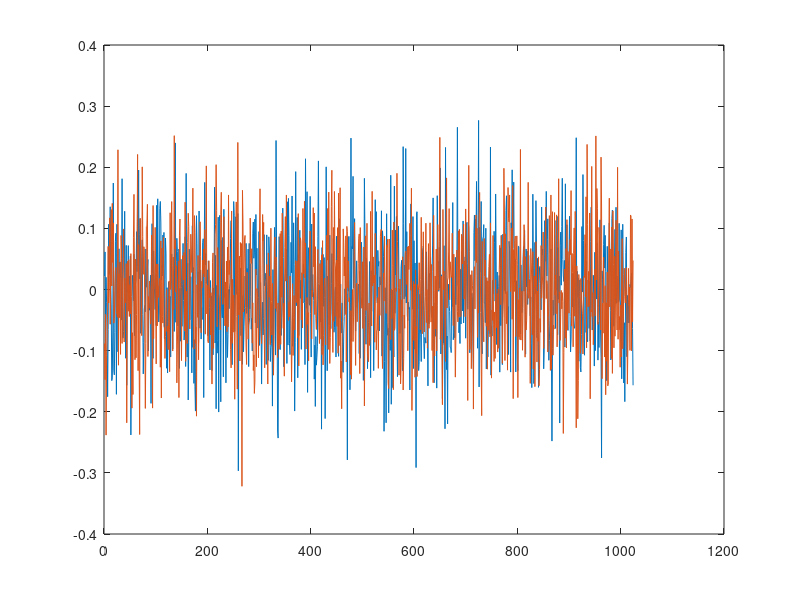

The MATLAB script that drew this image:
clc; clear; close all;

% Parameters
ModulationOrder     = 4;       % QPSK modulation
Variance            = 0.01;    % Variance. Since the Signal has unit energy, the variance must be selected between 0:0.01:1
NumberOfSymbols     = 1024;    % Number of symbols
NumberOfSubCarriers = 64;

% Generating Random Data Symbols
GeneratedDatas   = randi([0 ModulationOrder-1], NumberOfSymbols, 1);

% PSK Modulation
GeneratedSymbols = pskmod(GeneratedDatas', ModulationOrder, pi/ModulationOrder);

NumberOfOFDMSymbols = NumberOfSymbols / NumberOfSubCarriers;
SubCarrierSymbols = reshape(GeneratedSymbols,NumberOfSubCarriers, NumberOfOFDMSymbols);
TimeDomainSymbols = ifft(SubCarrierSymbols);

TransmittedOFDMSymbols = TimeDomainSymbols(:);

plot(real(TransmittedOFDMSymbols));
hold on;
plot(imag(TransmittedOFDMSymbols));

% Generate complex AWGN noise 
NoiseReal        = sqrt(Variance / 2) * randn(NumberOfSymbols, 1); % Real part
NoiseImaginary   = sqrt(Variance / 2) * randn(NumberOfSymbols, 1); % Imaginary part
AWGNNoise        = NoiseReal + 1j * NoiseImaginary; % Complex noise

% Add noise to the signal
%ReceivedSymbols  = GeneratedSymbols + AWGNNoise;

%SNRdB            = mean(abs(GeneratedSymbols).^2) / mean(abs(AWGNNoise).^2);

%scatterplot(ReceivedSymbols)


